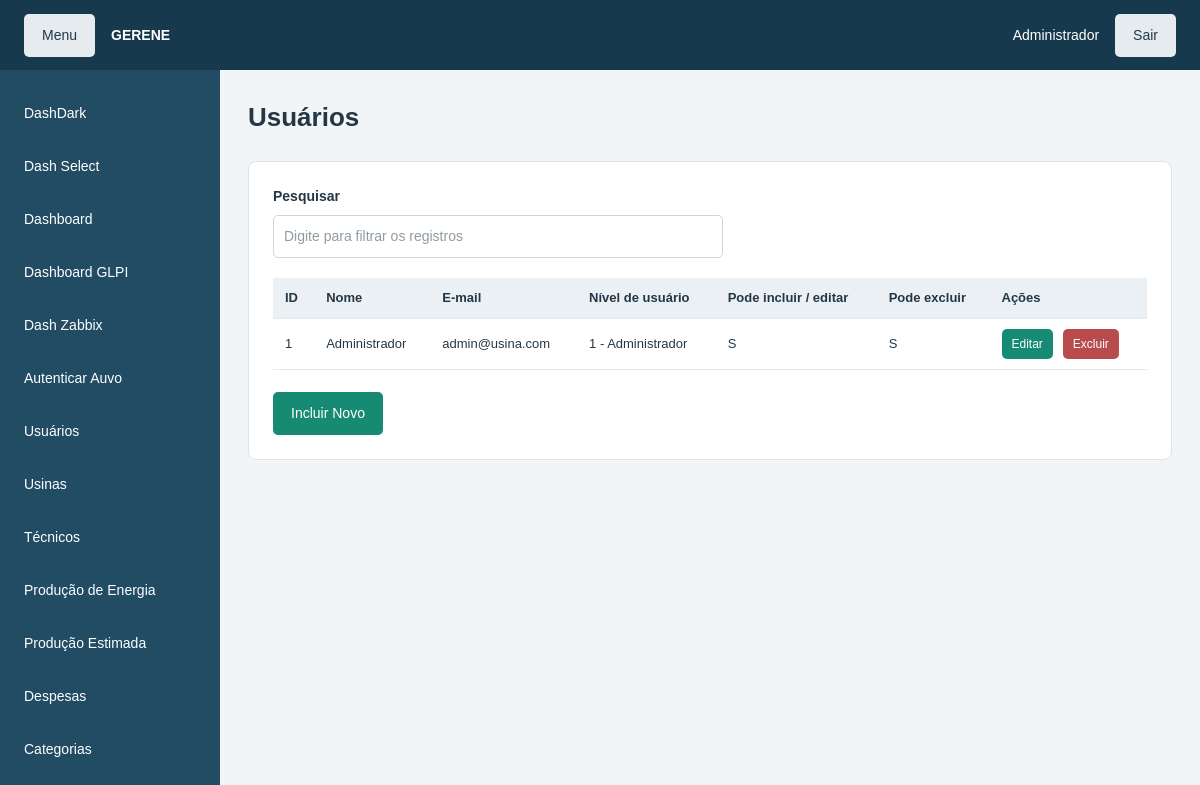
The page /views/usuarios/index_usuarios.php (signed in) on the database its author committed.
### tables this page shows
CREATE TABLE usuarios (
    id INT UNSIGNED AUTO_INCREMENT PRIMARY KEY,
    nome VARCHAR(120) NOT NULL,
    email VARCHAR(190) NOT NULL,
    senha_hash VARCHAR(255) NOT NULL,
    administrador VARCHAR(1) NOT NULL DEFAULT 'N',
    Nivel_Usuario VARCHAR(1) NOT NULL DEFAULT '1',
    pode_editar ENUM('S', 'N') NOT NULL DEFAULT 'N',
    pode_excluir ENUM('S', 'N') NOT NULL DEFAULT 'N',
    criado_em TIMESTAMP NOT NULL DEFAULT CURRENT_TIMESTAMP,
    UNIQUE KEY uq_usuario_email (email),
    KEY idx_usuario_permissoes (pode_editar, pode_excluir)
);

### public_html/biblioteca.php (called while the page is built, shortened)
<?php
function escapar($valor)
{
    return htmlspecialchars((string) $valor, ENT_QUOTES | ENT_SUBSTITUTE, 'UTF-8');
}
function endereco($caminho)
{
    return rtrim(BASE_URL, '/') . '/' . ltrim($caminho, '/');
}
function podeEditar()
{
    return ($_SESSION['pode_editar'] ?? 'N') === 'S';
}
function podeExcluir()
{
    return ($_SESSION['pode_excluir'] ?? 'N') === 'S';
}
function ehAdministrador()
{
    return ($_SESSION['Nivel_Usuario'] ?? '') === '1';
}

### public_html/views/usuarios/index_usuarios.php (the view, shortened to what this page needs)
<?php
require_once __DIR__ . '/../../biblioteca.php';
$pdo = conectarBanco();
$consulta = $pdo->query(
    'SELECT r.id, r.nome, r.email, r.Nivel_Usuario, r.pode_editar, r.pode_excluir
     FROM usuarios r
     ORDER BY r.id DESC'
);
$registros = $consulta->fetchAll();
$niveisUsuario = [
    '1' => '1 - Administrador',
    '2' => '2 - Gerência',
    '3' => '3 - Operador de usina',
    '5' => '5 - Técnico',
    '6' => '6 - Financeiro',
    '7' => '7 - Suporte'
];
$titulo = 'Usuários';
require __DIR__ . '/../header.php';
?>
            <section class="painel">
                <label for="pesquisar">Pesquisar</label>
                <input type="search" id="pesquisar" placeholder="Digite para filtrar os registros">
                <div class="tabela-scroll max-h-[400px] overflow-y-auto">
                    <table>
                        <thead>
                            <tr>
                                <th>ID</th>
                                <th>Nome</th>
                                <th>E-mail</th>
                                <th>Nível de usuário</th>
                                <th>Pode incluir / editar</th>
                                <th>Pode excluir</th>
                                <th>Ações</th>
                            </tr>
                        </thead>
                        <tbody>
                            <?php foreach ($registros as $registro): ?>
                                <tr class="linha-registro">
                                    <td><?= escapar($registro['id']) ?></td>
                                    <td><?= escapar($registro['nome']) ?></td>
                                    <td><?= escapar($registro['email']) ?></td>
                                    <td><?= escapar($niveisUsuario[$registro['Nivel_Usuario']] ?? $registro['Nivel_Usuario']) ?></td>
                                    <td><?= escapar($registro['pode_editar']) ?></td>
                                    <td><?= escapar($registro['pode_excluir']) ?></td>
                                    <td>
                                        <div class="acoes">
                                            <?php if (podeEditar()): ?>
                                                <a class="botao pequeno" href="usuarios.php?id=<?= escapar($registro['id']) ?>">Editar</a>
                                            <?php endif; ?>
                                            <?php if (podeExcluir()): ?>
                                                <form method="post" class="form-excluir">
                                                    <button type="submit" class="botao perigo pequeno">Excluir</button>
                                                </form>
                                            <?php endif; ?>
                                        </div>
                                    </td>
                                </tr>
                            <?php endforeach; ?>
                        </tbody>
                    </table>
                </div>
                <?php if (podeEditar()): ?>
                    <a class="botao incluir" href="usuarios.php">Incluir Novo</a>
                <?php endif; ?>
            </section>
<?php require __DIR__ . '/../footer.php'; ?>

### public_html/views/header.php (shortened to what this page needs)
<!DOCTYPE html>
<html lang="pt-BR">
    <head>
        <script src="https://cdn.jsdelivr.net/npm/@tailwindcss/browser@4"></script>
        <link rel="stylesheet" href="<?= escapar(endereco('assets/css/custom.css')) ?>?v=<?= (int) filemtime(__DIR__ . '/../assets/css/custom.css') ?>">
    </head>
    <body>
        <header class="barra-superior">
            <div>
                <button type="button" id="alternar-menu" class="botao secundario" aria-controls="menu" aria-expanded="true">Menu</button>
                <strong><?= escapar(NOME_EMPRESA) ?></strong>
            </div>
            <div>
                <span><?= escapar($_SESSION['nome']) ?></span>
                <form method="post" action="<?= escapar(endereco('logout.php')) ?>">
                    <button type="submit" class="botao secundario">Sair</button>
                </form>
            </div>
        </header>
        <?php require __DIR__ . '/sidebar.php'; ?>
        <main class="conteudo">
            <h1><?= escapar($titulo) ?></h1>

### public_html/views/sidebar.php (shortened to what this page needs)
<aside class="menu" id="menu">
    <nav aria-label="Menu principal">
        <a href="<?= escapar(endereco('views/dashdark.php')) ?>">DashDark</a>
        <a href="<?= escapar(endereco('views/dashselect.php')) ?>">Dash Select</a>
        <a href="<?= escapar(endereco('views/dashboard.php')) ?>">Dashboard</a>
        <a href="<?= escapar(endereco('views/glpi_relatorio.php')) ?>">Dashboard GLPI</a>
        <a href="<?= escapar(endereco('views/zabbix_ticket.php')) ?>">Dash Zabbix</a>
        <?php if (ehAdministrador()): ?>
            <a href="<?= escapar(endereco('views/auvo_autenticar.php')) ?>">Autenticar Auvo</a>
        <?php endif; ?>
        <?php if (ehAdministrador() && podeEditar() && podeExcluir()): ?>
            <a href="<?= escapar(endereco('views/usuarios/index_usuarios.php')) ?>">Usuários</a>
        <?php endif; ?>
        <a href="<?= escapar(endereco('views/usinas/index_usinas.php')) ?>">Usinas</a>
        <a href="<?= escapar(endereco('views/tecnicos/index_tecnicos.php')) ?>">Técnicos</a>
        <a href="<?= escapar(endereco('views/producao/index_producao.php')) ?>">Produção de Energia</a>
        <a href="<?= escapar(endereco('views/producao_estimada/index_producao_estimada.php')) ?>">Produção Estimada</a>
        <a href="<?= escapar(endereco('views/despesas/index_despesas.php')) ?>">Despesas</a>
        <a href="<?= escapar(endereco('views/categoria/index_categoria.php')) ?>">Categorias</a>
    </nav>
</aside>

### public_html/views/footer.php
        </main>
    </body>
</html>

### public_html/assets/css/custom.css (style rules this page uses)
* { box-sizing: border-box; }
body { margin: 0; background: #f2f5f7; color: #243746; font-family: Arial, sans-serif; font-size: 14px; }
h1 { margin: 0 0 24px; font-size: 26px; font-weight: bold; }
button, input, select, textarea { font: inherit; }
label { display: block; margin-bottom: 8px; font-weight: bold; }
input, select, textarea { display: block; width: 100%; padding: 10px; border: 1px solid #cbd5dd; border-radius: 5px; background: white; color: #243746; }
.barra-superior { position: fixed; top: 0; left: 0; right: 0; z-index: 10; display: flex; align-items: center; justify-content: space-between; height: 70px; padding: 0 24px; background: #17394d; color: white; }
.barra-superior > div { display: flex; align-items: center; gap: 16px; }
.menu { position: fixed; top: 70px; left: 0; bottom: 0; z-index: 9; width: 220px; padding: 20px 12px; overflow-y: auto; background: #214c63; }
.menu a { display: block; padding: 13px 12px; margin-bottom: 6px; border-radius: 5px; color: white; text-decoration: none; }
.conteudo { margin: 70px 0 0 220px; padding: 28px; }
.painel { min-width: 0; padding: 24px; margin-bottom: 24px; border: 1px solid #dce4e9; border-radius: 8px; background: white; }
.botao { display: inline-block; padding: 11px 18px; border: 0; border-radius: 5px; background: #168a72; color: white; text-decoration: none; text-align: center; cursor: pointer; }
.botao.secundario { background: #e5ebef; color: #243746; }
.botao.perigo { background: #b84b4b; }
.botao.pequeno { padding: 6px 10px; font-size: 12px; }
.acoes { display: flex; align-items: center; flex-wrap: wrap; gap: 10px; }
.incluir { margin-top: 22px; }
#pesquisar { max-width: 450px; margin-bottom: 20px; }
.tabela-scroll { max-height: 400px; overflow: auto; }
table { width: 100%; border-collapse: separate; border-spacing: 0; text-align: left; font-size: 13px; }
th, td { padding: 10px 12px; border-bottom: 1px solid #e3e9ed; overflow-wrap: anywhere; }
th { position: sticky; top: 0; background: #eaf0f4; font-weight: bold; white-space: nowrap; }

### rows shown on the page
usuarios: id "1", nome "Administrador", email "admin@usina.com", Nivel_Usuario "1 - Administrador", pode_editar "S", pode_excluir "S"

### other values the page prints
escapar(NOME_EMPRESA) "GERENE"
escapar($_SESSION['nome']) "Administrador"
escapar($titulo) "Usuários"
